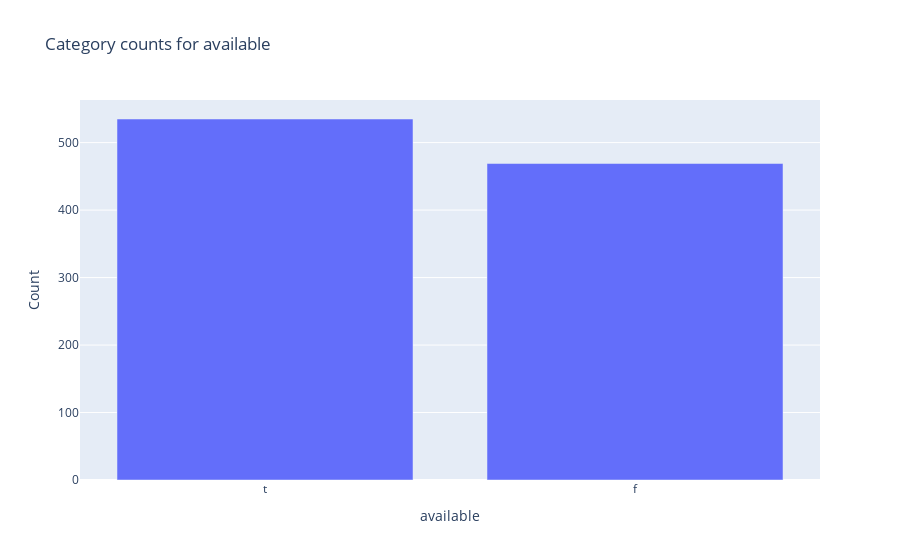

Notebook source saved alongside this figure:
### Markdown cell above
### 10. Univariate analysis for categorical features

After cleaning, the only reliable categorical variable in the dataset is **`available`**, which indicates whether a listing is bookable on a given date. We begin by inspecting its distribution:

• A frequency table shows how many calendar entries are marked as available or unavailable.  
• A bar chart visualises the imbalance between categories.  
• Since availability directly influences guest booking behaviour and revenue, this column is important for later feature engineering.

Understanding the distribution of categorical variables helps determine whether categories are balanced, whether rare values should be grouped, and how they should be encoded for machine learning in Hackathon 2.

### Code cell
# --- 10. Univariate analysis for categorical features ---

import plotly.express as px
import pandas as pd

# Identify categorical columns
cat_cols = df_cleaned.select_dtypes(include="category").columns.tolist()

print("Categorical columns:", cat_cols)

for col in cat_cols:

    print(f"\nFrequency table for {col}:")
    freq = df_cleaned[col].value_counts().reset_index()
    freq.columns = [col, "count"]   # Rename columns properly
    display(freq)

    fig = px.bar(
        freq,
        x=col,
        y="count",
        title=f"Category counts for {col}",
        labels={col: col, "count": "Count"}
    )
    fig.update_layout(xaxis_title=col, yaxis_title="Count")
    fig.show()

### Figure 1 — Plotly figure (JSON) as saved in the notebook; plotly's stock layout.template omitted (floating-point values rounded to 4 significant figures)
{"data": [{"alignmentgroup": "True", "hovertemplate": "available=%{x}<br>Count=%{y}<extra></extra>", "legendgroup": "", "marker": {"color": "#636efa", "pattern": {"shape": ""}}, "name": "", "offsetgroup": "", "orientation": "v", "showlegend": false, "textposition": "auto", "type": "bar", "x": ["t", "f"], "xaxis": "x", "y": [535, 469], "yaxis": "y"}], "layout": {"barmode": "relative", "legend": {"tracegroupgap": 0}, "title": {"text": "Category counts for available"}, "xaxis": {"anchor": "y", "domain": [0, 1], "title": {"text": "available"}}, "yaxis": {"anchor": "x", "domain": [0, 1], "title": {"text": "Count"}}}}
